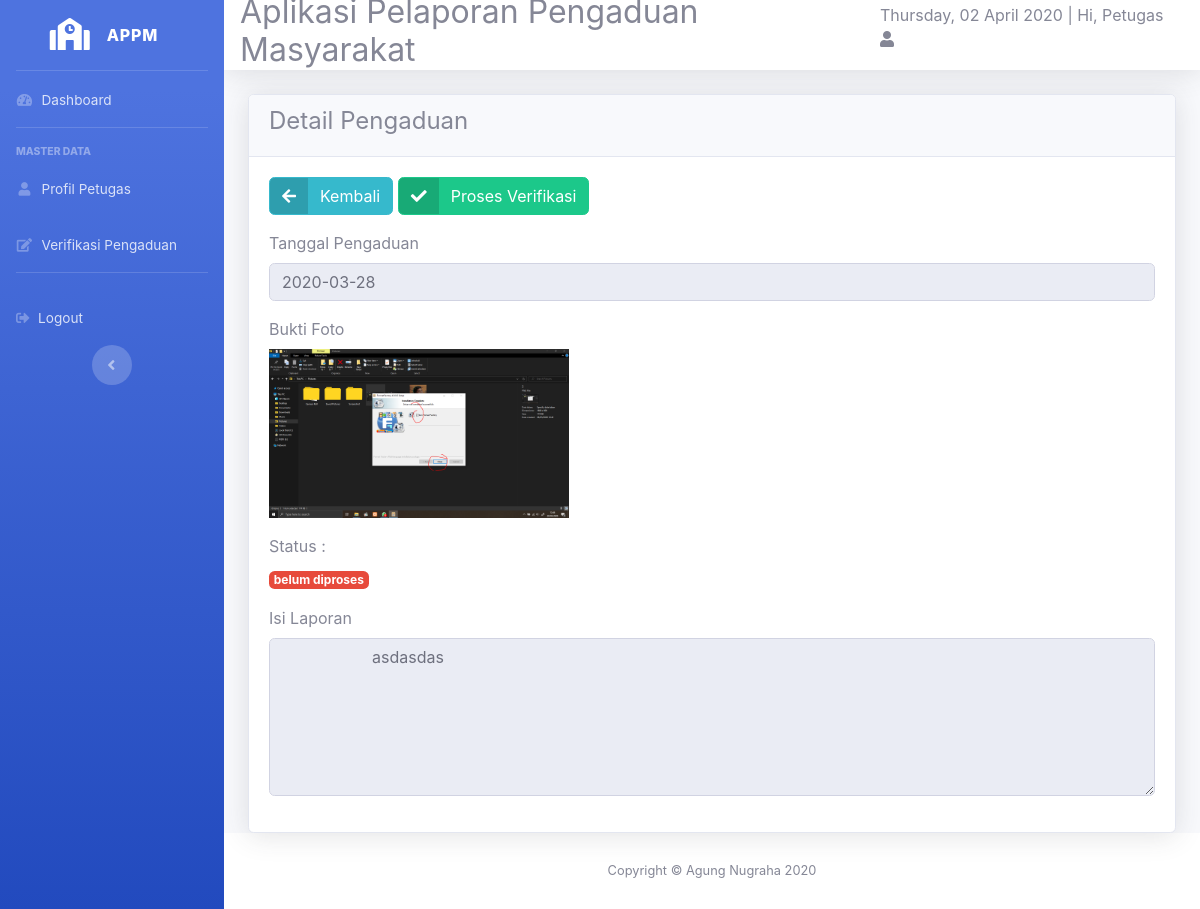
Page /petugas/petugas.php?url=detail_pengaduan&id=10 (signed in) on the committed database.
### tables this page shows
CREATE TABLE `pengaduan` (
  `id_pengaduan` int(11) NOT NULL,
  `tgl_pengaduan` date NOT NULL,
  `nik` char(16) NOT NULL,
  `isi_laporan` text NOT NULL,
  `foto` varchar(255) NOT NULL,
  `status` enum('belum diproses','sedang diproses','selesai') NOT NULL
);

### petugas/detail_pengaduan.php (the view, shortened to what this page needs)
<!DOCTYPE html>
<html lang="en">
<head>
  <link href="../vendor/fontawesome-free/css/all.min.css" rel="stylesheet" type="text/css">
  <link href="../css/sb-admin-2.min.css" rel="stylesheet">
</head>
<body id="page-top">
  <div class="card shadow">
      <div class="card-header">
            <h4>Detail Pengaduan</h4>
      </div>
            <?php
            require '../koneksi.php';
            $sql=mysqli_query($koneksi, "SELECT * FROM pengaduan WHERE id_pengaduan='$_GET[id]'");
            $data=mysqli_fetch_array($sql);
            if ($sql)
              {
            ?>
      <div class="card-body">
        <div class="form-group cols-sm-6">
            <a href="?url=verifikasi_pengaduan" class="btn btn-info btn-icon-split">
                <span class="icon text-white-20">
                    <i class="fas fa-arrow-left"></i>
                    </span>
                <span class="text">Kembali</span>
            </a>
            <a href="proses.php?id=<?php echo $data['id_pengaduan']; ?>" class="btn btn-success btn-icon-split" onclick="return confirm('Yakin akan Diproses?')">
                <span class="icon text-white-20">
                    <i class="fas fa-check"></i>
                    </span>
                <span class="text">Proses Verifikasi</span>
            </a>
        </div>
          <form action="#" method="post" class="form-horizontal" enctype="multipart/form-data">
              <div class="form-group cols-sm-6">
                  <label>Tanggal Pengaduan</label>
                  <input type="text" name="tgl_pengaduan" value="<?php echo $data['tgl_pengaduan']; ?>" class="form-control" readonly>
              </div>
               <div class="form-group cols-sm-6">
                  <label>Bukti Foto</label><br>
                  <img src="../foto/<?php echo $data['foto']; ?>" width="300">
              </div>
                <div class="form-group cols-sm-6">
                  <label>Status :</label><br>
                  <span class="badge badge-danger"><?php echo $data['status'] ?></span>
              </div>
              <div class="form-group cols-sm-6">
                  <label>Isi Laporan</label>
                  <textarea class="form-control" name="isi_laporan" rows="6" readonly>
                    <?php echo $data['isi_laporan']; ?>
                  </textarea>
              </div>
            <?php } ?>
          </form>
        </div>
      </div>
</body>
</html>

### rows in the picture
pengaduan: tgl_pengaduan "2020-03-28", foto (picture), status "belum diproses", isi_laporan "asdasdas"

### other values in the picture
$_SESSION['nama'] "Petugas"
